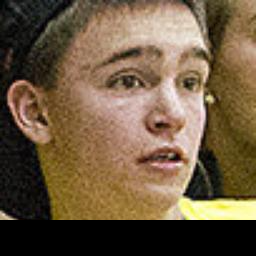
#> input picture testFiles/image_100_05.png, 256 x 256 px
$ python test.py   (Python 2 division)   (older library calls are emulated)
#> lines starting #> are read from the running program, lines starting #| are printed output that depends on the picture
### utility.py
import math
import cv2
import numpy as np
from PIL import Image, ImageChops
from pylab import array, uint8
import PIL


# [55 lines left out: functions mirror, contrastBrightess, rotate, not called in this run]


def resize(originalImage, X, Y, xMaxBound = None, yMaxBound = None, random = False, size = None, debug = False):

    image = originalImage.copy()
    # resize imgage to determined size maintaing the original ratio

    if yMaxBound == None:
        (yMaxBound, xMaxBound, _) = image.shape

    if debug:
        print "initial (yMaxBound, xMaxBound, _): ", (yMaxBound, xMaxBound, _)
    newX = [x/float(xMaxBound) for x in X]
    newY = [y/float(yMaxBound) for y in Y]


    if random:
        ratio = np.random.uniform(1.4, 1.5)
        size = (int(xMaxBound*ratio), int(yMaxBound*ratio))
        print "ratio: ", ratio

    if debug:
        print "determined size: ", size
    image = Image.fromarray(np.uint8(image))
    # image.thumbnail(size, Image.ANTIALIAS)

    if size[0] > size[1]:
        basewidth = size[0]
        wpercent = (basewidth/float(image.size[0]))
        hsize = int((float(image.size[1])*float(wpercent)))
        image = image.resize((basewidth,hsize), PIL.Image.ANTIALIAS)
    else:
        hsize = size[1]
        hpercent = (hsize/float(image.size[1]))
        basewidth = int((float(image.size[0])*float(hpercent)))
        image = image.resize((basewidth,hsize), PIL.Image.ANTIALIAS)

    image_size = image.size

    if debug:
        image.show()
        print "after resize image.size: ", image.size

    # if random:
    #     (newXMaxBound, newYMaxBound) = size
    # else:
    (newXMaxBound, newYMaxBound) = image.size

    newX = [x*float(newXMaxBound) for x in newX]
    newY = [y*float(newYMaxBound) for y in newY]

    thumb = image.crop( (0, 0, size[0], size[1]) )
    image = np.asarray(thumb)

    if debug:
        print "size: ", size
        print "type(np.asarray(thumb).shape): ", np.asarray(thumb).shape
        cv2.imshow("img", image)
        cv2.waitKey(0)
    # [14 lines of commented-out code are left out]

    if random:
        # newImg = np.zeros_like(originalImage)
        print "newXMaxBound, newYMaxBound: ", newXMaxBound, newYMaxBound
        newImg = np.zeros((newXMaxBound, newYMaxBound, 3))
        print "yMaxBound: ", yMaxBound
        print "xMaxBound: ", xMaxBound
        print "image_size: ", image_size
        print "int((image_size[1] - yMaxBound) / 2): ", int((image_size[1] - yMaxBound) / 2)

        # [8 lines of commented-out code are left out]
        offset_y = int((image_size[1] - hsize) / 2)
        offset_x = int((image_size[0] - basewidth) / 2)

        other_offset_y = -offset_y if image_size[1] % 2 == 0 else -(offset_y - 1)
        other_offset_x = -offset_x if image_size[0] % 2 == 0 else -(offset_x - 1)
        other_offset_x = other_offset_x + image_size[1]
        other_offset_y = other_offset_y + image_size[0]

        newX = [x + offset_x for x in newX]
        newY = [y + offset_y for y in newY]

        print "offset_y:other_offset_y: ", offset_y, other_offset_y
        print "offset_x:other_offset_x: ", offset_x, other_offset_x
        print " newImg.shape: ", newImg.shape
        print "newImg[offset_y:other_offset_y, offset_x:other_offset_x]: ", newImg[offset_y:other_offset_y, offset_x:other_offset_x].shape
        print "image.shape", image.shape
        # newImg[offset_y:other_offset_y, offset_x:other_offset_x] = image
        newImg[offset_y:other_offset_y, offset_x:other_offset_x] = image
        image = newImg

    newX = np.asarray(newX)
    newY = np.asarray(newY)

    return image, newX.astype(int), newY.astype(int)

# [66 lines left out: functions scale, translate, packLandmarks, not called in this run]

def unpackLandmarks(array, imSize):
    x = []
    y = []
    for i in range(0, len(array)):
        x.append((array[i][0] + 0.5) * imSize)
        y.append((array[i][1] + 0.5) * imSize)
    return x, y

# [50 lines left out: functions deNormalize, normalize, plotTarget, not called in this run]

def plotLandmarks(image, X, Y, imSize = None, name = None, ifRescale = False, ifReturn = False, circleSize = 2):
    # plot landmarks on original image
    # img = np.copy(image)
    img = image.copy()
    assert len(X) == len(Y)
    # print "X: :::::::::::::::",
    # print X[:10]
    for index in range(len(X)):
        if ifRescale:
            (w, h, _) = img.shape
            # (w, h, _) = (128, 128, 0)
            cv2.circle(img,(int((X[index] + 0.5) * imSize), int((Y[index] + 0.5) * imSize)), circleSize, (0,0,255), -1)
        else:
            cv2.circle(img,(int(X[index]), int(Y[index])), circleSize, (0,0,255), -1)
    if ifReturn:
        return img
    else:
        cv2.imshow(name,img)


# [71 lines left out: function test, not called in this run]

# [2 lines that do not run on import are left out]

### test.py
# # # def deNormalize(array):
# # #     if isinstance(array, list):
# # #         array = list(array)
# # #         newArray = []
# # #         for i in range(len(array)):
# # #             newArray.append((array[i] + 0.5) * 128.0)
# # #         return newArray
# # #     else:
# # #         return (array+ 0.5) * 128.0


# # # def normalize(array):
# # #     if isinstance(array, list):
# # #         array = list(array)
# # #         newArray = []
# # #         for i in range(len(array)):
# # #             newArray.append((array[i]/128.0) - 0.5)
# # #         return newArray
# # #     else:
# # #         return (array/128.0) - 0.5

# # # a = [1, 2, 3]

# # # a = normalize(a)
# # # print a
# # # print deNormalize(a)


# # # a = 30


# # # b = 10


# # # print normalize(a - b)
# # # print normalize(a) - normalize(b)


# # batch_size, imSize


# # def DataGenBB(DataStrs, train_start,train_end):

# #     generateFunc = ["rotate", "resize"]

# #     InputData = np.zeros([batch_size, imSize, imSize, 3], dtype = np.float32)
# #     InputLabel = np.zeros([batch_size, 7], dtype = np.float32)

# import random
# tag = random.choice(['ass', 'fadf'])

# print tag
# ---------------------------------------------------------------------------------------

import cv2
import numpy as np
import utility as ut

# imgName = "testFiles/995.jpg"
imgName = "testFiles/image_100_05.png"
img = cv2.imread(imgName)
#> img is the input picture: shape (256, 256, 3); mean B, G, R 65.2, 89.7, 109.7
print img.shape
#| (256, 256, 3)
(w, h, _) = img.shape
#> w = 256; h = 256

# FTr = open("testFiles/995.txt",'r')
FTr = open("testFiles/testImg.txt",'r')
#> (reads testFiles/testImg.txt from the repository)
DataTr = FTr.readlines()
print DataTr

TrNum = len(DataTr)

strLine = DataTr[0]
strCells = strLine.rstrip(' \n').split(' ')
# print "strCells: ", strCells
# print "len(strCells): ", len(strCells)
# raise "debug"
imgName = strCells[0]


labels = np.array(strCells[1:]).astype(np.float)
labelsPTS=labels[:136].reshape([68,2])


x, y = ut.unpackLandmarks(labelsPTS, 256)

# [9 lines of commented-out code are left out]
counter = 0
while True:

	# [5 lines of commented-out code are left out]
	x, y = ut.unpackLandmarks(labelsPTS, 256)

	resizeImg, x, y = ut.resize(img, x, y, random = True)

	print type(resizeImg)
	print resizeImg.shape

	resizeImg = ut.plotLandmarks(resizeImg, x, y, name = None, ifRescale = False, ifReturn = True)

	# cv2.imshow("resize"+ str(counter), resizeImg)

	# cv2.imshow("original",img)

	# cv2.waitKey(0)

	cv2.imwrite("resizeExperiment" + str(counter) + ".jpg",resizeImg)

	counter += 1
	if counter > 5:
		break
#> this loop made 6 passes
#| <class 'numpy.ndarray'>
#| <class 'numpy.ndarray'>
#| <class 'numpy.ndarray'>
#| <class 'numpy.ndarray'>
#| <class 'numpy.ndarray'>
#| <class 'numpy.ndarray'>
#> pass 1, in resize, `image = image.resize((basewidth,hsize), PIL.Image.ANTIALIAS)`:
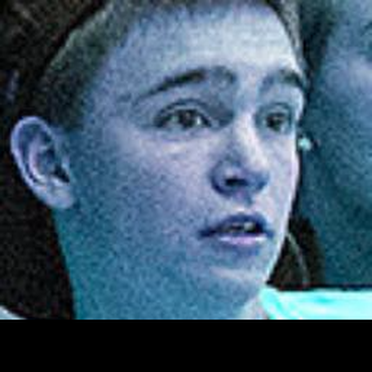
#> image: PIL image 372x372 RGB; mean R, G, B 65.2, 89.7, 109.7
#> pass 1, `cv2.imwrite("resizeExperiment" + str(counter) + ".jpg",resizeImg)`:
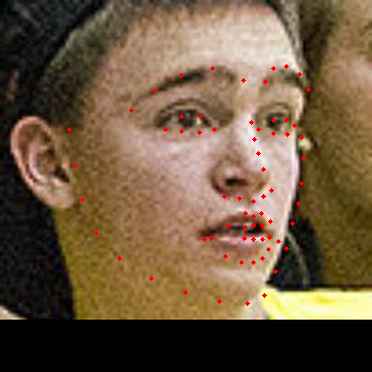
#> saved as resizeExperiment0.jpg: shape (372, 372, 3); mean B, G, R 64.6, 89, 110.3
#> after the loop, counter = 6

# [9 lines of commented-out code are left out]
